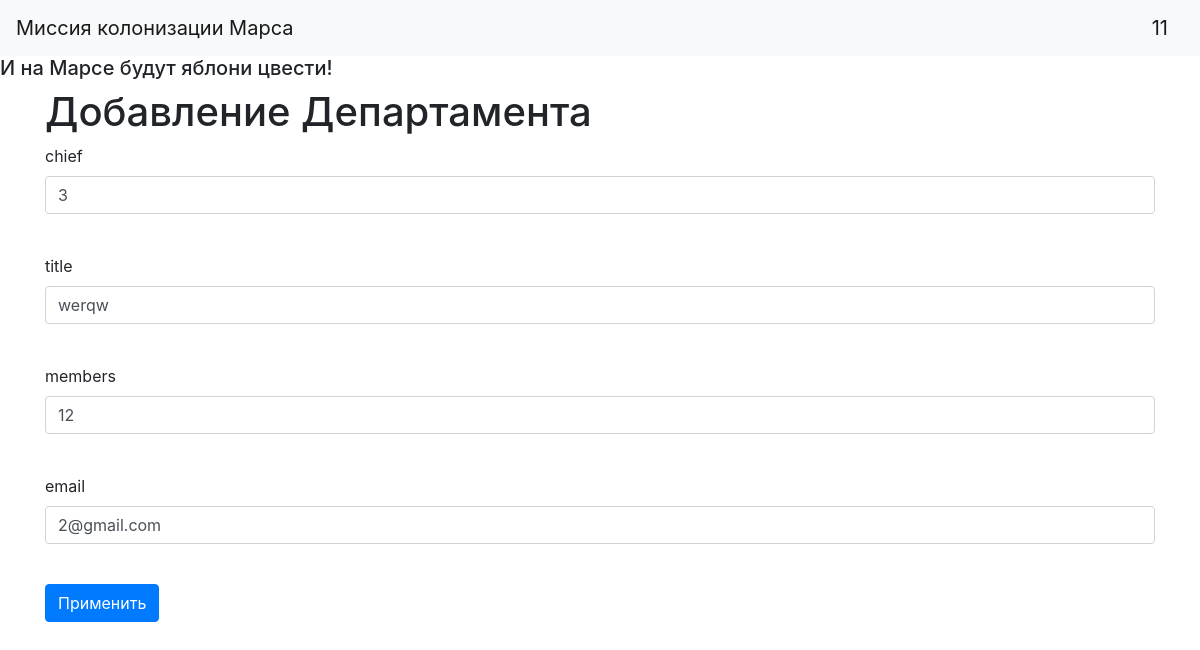
/departments/department/1 (signed in), run on the app's committed database.
### users.py (models this page shows, shortened)
class User(SqlAlchemyBase, UserMixin):
    __tablename__ = 'users'
    id = sqlalchemy.Column(sqlalchemy.Integer,
                           primary_key=True, autoincrement=True)
    surname = sqlalchemy.Column(sqlalchemy.String, nullable=True)
    name = sqlalchemy.Column(sqlalchemy.String, nullable=True)
    age = sqlalchemy.Column(sqlalchemy.Integer, nullable=True)
    position = sqlalchemy.Column(sqlalchemy.String, nullable=True)
    speciality = sqlalchemy.Column(sqlalchemy.String, nullable=True)
    address = sqlalchemy.Column(sqlalchemy.String, nullable=True)
    email = sqlalchemy.Column(sqlalchemy.String,
                              index=True, unique=True, nullable=True)
    hashed_password = sqlalchemy.Column(sqlalchemy.String, nullable=True)
    modified_date = sqlalchemy.Column(sqlalchemy.DateTime,
                                      default=datetime.datetime.now)
    jobs = orm.relation("Jobs", back_populates='user')
    departments = orm.relation('Department', back_populates='user')

### departments.py (models this page shows)
class Department(SqlAlchemyBase):
    __tablename__ = 'department'
    id = sqlalchemy.Column(sqlalchemy.Integer,
                           primary_key=True, autoincrement=True)
    user_add = sqlalchemy.Column(sqlalchemy.Integer)
    title = sqlalchemy.Column(sqlalchemy.String, nullable=True)
    chief = sqlalchemy.Column(sqlalchemy.ForeignKey("users.id"))
    members = sqlalchemy.Column(sqlalchemy.String, nullable=True)
    email = sqlalchemy.Column(sqlalchemy.String, nullable=True)
    user = orm.relation('User')

### main.py (the view, shortened to what this page needs)
@app.route('/departments/department/<int:id>', methods=['GET', 'POST'])
@login_required
def edit_departments(id):
    form = DepartmentForm()
    if request.method == "GET":
        db_sess = db_session.create_session()
        departments = db_sess.query(Department).filter(Department.id == id)\
            .filter((Department.user_add == current_user.id) | (current_user.id == 1)).first()
        if departments:
            form.chief.data = departments.chief
            form.title.data = departments.title
            form.members.data = departments.members
            form.email.data = departments.email
            form.members.data = departments.members
        else:
            abort(404)
    return render_template('departments.html',
                           title='Редактирование Департамента',
                           form=form
                           )

### forms/departament_add.py
class DepartmentForm(FlaskForm):
    chief = StringField('chief', validators=[DataRequired()])
    title = StringField('title')
    members = StringField("members")
    email = StringField('email')
    submit = SubmitField('Применить')

### db_session.py (called while the page is built)
def create_session() -> Session:
    global __factory
    return __factory()

### main.py (called while the page is built)
@login_manager.user_loader
def load_user(user_id):
    db_sess = db_session.create_session()
    return db_sess.query(User).get(user_id)

### templates/departments.html (shortened to what this page needs)
{% extends "base.html" %}
{% block content %}
<h1>Добавление Департамента</h1>
<form action="" method="post">
    <p>
        {{ form.chief.label }}<br>
        {{ form.chief(class="form-control") }}<br>
    </p>
    <p>
        {{ form.title.label }}<br>
        {{ form.title(class="form-control") }}<br>
    </p>
    <p>
        {{ form.members.label }}<br>
        {{ form.members(class="form-control") }}<br>
    </p>
    <p>
        {{ form.email.label }}<br>
        {{ form.email(class="form-control") }}<br>
    </p>
    <p>{{ form.submit(type="submit", class="btn btn-primary") }}</p>
</form>
{% endblock %}

### templates/base.html (shortened to what this page needs)
<!doctype html>
<html lang="en">
<head>
    <link rel="stylesheet"
          href="https://stackpath.bootstrapcdn.com/bootstrap/4.4.1/css/bootstrap.min.css"
>
</head>
<body>
<header>
    <nav class="navbar navbar-light bg-light">
        <a class="navbar-brand" href="#">Миссия колонизации Марса</a>
                        {% if current_user.is_authenticated %}
    <a class="navbar-brand" href="/logout">{{ current_user.name }}</a>
{% else %}
    <p>
        <a class="btn btn-primary " href="/register">Зарегистрироваться</a>
        <a class="btn btn-success" href="/login">Войти</a>
    </p>
{% endif %}
    </nav>
    <h5>И на Марсе будут яблони цвести!</h5>
</header>
<main role="main" class="container">
    {% block content %}{% endblock %}
</main>
</body>
</html>

### data on the page
User: name "11"
Department: chief "3", title "werqw", members "12", email "2@gmail.com"
